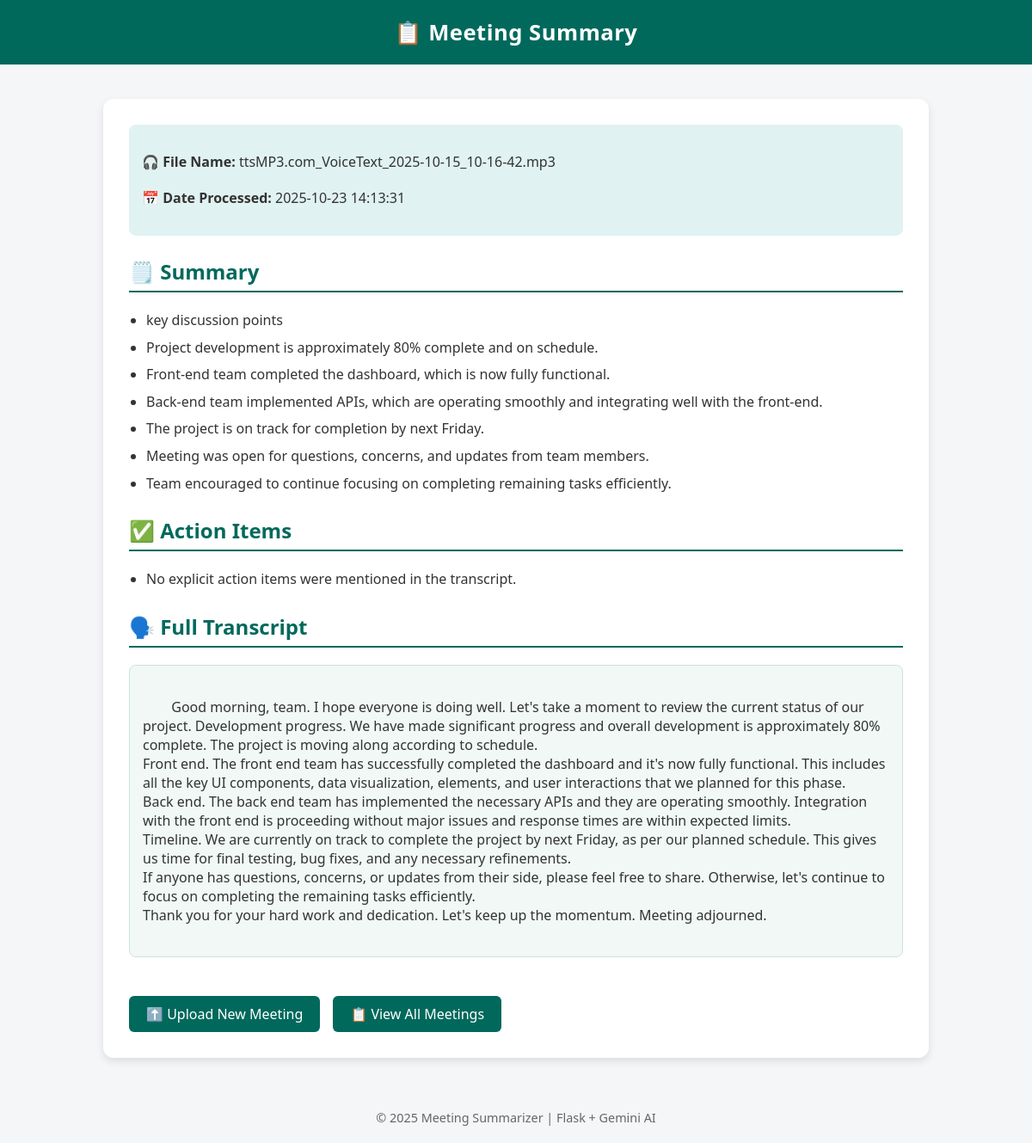
/api/v1/meetings/2, run on the app's committed database.
### tables this page shows
CREATE TABLE meetings (
            id INTEGER PRIMARY KEY AUTOINCREMENT,
            filename TEXT,
            attendees TEXT,
            transcript TEXT,
            summary TEXT,
            people TEXT,
            action_items TEXT,
            created_at TEXT
        );

### backend/routes/meeting.py (the view)
@meetings_bp.route("/meetings/<int:meeting_id>")
def view_meeting(meeting_id):
    conn = sqlite3.connect(DB_PATH)
    cur = conn.cursor()
    cur.execute(
        "SELECT id, filename, transcript, summary, action_items, created_at FROM meetings WHERE id = ?",
        (meeting_id,),
    )
    row = cur.fetchone()
    conn.close()
    if not row:
        flash("Meeting not found")
        return redirect(url_for("home"))
    meeting = {
        "id": row[0],
        "filename": row[1],
        "transcript": row[2],
        "summary": row[3],
        "action_items": row[4],
        "created_at": row[5],
    }
    return render_template("meetings.html", meeting=meeting)

### frontend/templates/meetings.html (shortened to what this page needs)
<!DOCTYPE html>
<html lang="en">
<head>
</head>
<body>
  <header>📋 Meeting Summary</header>
  <div class="container">
    <div class="meta">
      <p><strong>🎧 File Name:</strong> {{ meeting.filename }}</p>
      <p><strong>📅 Date Processed:</strong> {{ meeting.created_at }}</p>
    </div>
    <div class="section">
      <h2>🗒️ Summary</h2>
      {% if meeting.summary %}
        <ul>
          {% for point in meeting.summary.split('*') if point.strip() %}
            <li>{{ point.strip() }}</li>
          {% endfor %}
        </ul>
      {% else %}
        <p>No summary generated.</p>
      {% endif %}
    </div>
    <div class="section">
      <h2>✅ Action Items</h2>
      {% if meeting.action_items %}
        <ul>
          {% for item in meeting.action_items.split('*') if item.strip() %}
            <li>{{ item.strip() }}</li>
          {% endfor %}
        </ul>
      {% else %}
        <p>No action items found.</p>
      {% endif %}
    </div>
    <div class="section">
      <h2>🗣️ Full Transcript</h2>
      <div class="transcript">
        {{ meeting.transcript if meeting.transcript else "Transcript unavailable." }}
      </div>
    </div>
    <div style="display: flex; gap: 15px; flex-wrap: wrap;">
      <a href="/" class="button">⬆️ Upload New Meeting</a>
      <a href="/meetings" class="button">📋 View All Meetings</a>
    </div>
  </div>
  <footer>
    © 2025 Meeting Summarizer | Flask + Gemini AI
  </footer>
</body>
</html>

### frontend/templates/meetings.html (style rules this page uses)
body { font-family: "Segoe UI", Arial, sans-serif; background-color: #f4f6f7; margin: 0; padding: 0; }
header { background-color: #00695c; color: white; padding: 20px; text-align: center; font-size: 1.6em; font-weight: bold; letter-spacing: 0.5px; }
.container { max-width: 900px; margin: 40px auto; background-color: white; padding: 30px; border-radius: 12px; box-shadow: 0 4px 10px rgba(0, 0, 0, 0.1); }
h2 { color: #00695c; border-bottom: 2px solid #00695c; padding-bottom: 6px; margin-top: 25px; }
ul { padding-left: 20px; margin: 10px 0; color: #333; line-height: 1.6; }
li { margin-bottom: 6px; }
p { line-height: 1.6; font-size: 1rem; color: #333; }
.section { margin-bottom: 25px; }
.meta { background: #e0f2f1; padding: 15px; border-radius: 8px; font-size: 0.95em; color: #004d40; margin-bottom: 25px; }
a.button { display: inline-block; background-color: #00695c; color: white; text-decoration: none; padding: 10px 20px; border-radius: 6px; margin-top: 20px; transition: 0.3s; font-weight: 500; }
.transcript { background-color: #f1f8f6; padding: 15px; border-radius: 8px; white-space: pre-wrap; color: #333; border: 1px solid #cce3df; }
footer { text-align: center; color: #666; font-size: 0.9em; padding: 20px; margin-top: 40px; }

### data on the page
meetings: filename "ttsMP3.com_VoiceText_2025-10-15_10-16-42.mp3", created_at "2025-10-23 14:13:31", transcript "Good morning, team. I hope everyone is doing well. Let's take a moment to review the current status of our project. Development progress. We have made significant progress and overall development is approximately 80% complete. The project is moving along according to schedule. Front end. The front end team has successfully completed the dashboard and it's now fully functional. This includes all the key UI components, data visualization, elements, and user interactions that we planned for this phase. Back end. The back end team has implemented the necessary APIs and they are operating smoothly. Integration with the front end is proceeding without major issues and response times are within…"

### other printed values
{{ point.strip() }} "key discussion points" "Project development is approximately 80% complete and on schedule." "Front-end team completed the dashboard, which is now fully functional." "Back-end team implemented APIs, which are operating smoothly and integrating well with the front-end." "The project is on track for completion by next Friday." "Meeting was open for questions, concerns, and updates from team members." "Team encouraged to continue focusing on completing remaining tasks efficiently."
{{ item.strip() }} "No explicit action items were mentioned in the transcript."
